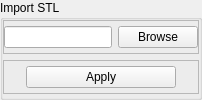
                <widget class="QGroupBox" name="groupBox_Import">
                 <property name="title">
                  <string>Import STL</string>
                 </property>
                 <layout class="QVBoxLayout" name="verticalLayout_30">
                  <property name="leftMargin">
                   <number>0</number>
                  </property>
                  <property name="topMargin">
                   <number>0</number>
                  </property>
                  <property name="rightMargin">
                   <number>0</number>
                  </property>
                  <property name="bottomMargin">
                   <number>3</number>
                  </property>
                  <item>
                   <widget class="QFrame" name="frame_24">
                    <property name="frameShape">
                     <enum>QFrame::StyledPanel</enum>
                    </property>
                    <property name="frameShadow">
                     <enum>QFrame::Raised</enum>
                    </property>
                    <layout class="QHBoxLayout" name="horizontalLayout_8">
                     <property name="margin">
                      <number>0</number>
                     </property>
                     <item>
                      <widget class="QLineEdit" name="txt_GeometrySurfaceFileStl">
                       <property name="readOnly">
                        <bool>true</bool>
                       </property>
                      </widget>
                     </item>
                     <item>
                      <widget class="QPushButton" name="btn_Browse">
                       <property name="text">
                        <string>Browse</string>
                       </property>
                      </widget>
                     </item>
                    </layout>
                   </widget>
                  </item>
                  <item>
                   <widget class="QFrame" name="frame_35">
                    <property name="frameShape">
                     <enum>QFrame::StyledPanel</enum>
                    </property>
                    <property name="frameShadow">
                     <enum>QFrame::Raised</enum>
                    </property>
                    <layout class="QHBoxLayout" name="horizontalLayout_2">
                     <property name="margin">
                      <number>0</number>
                     </property>
                     <item>
                      <widget class="QPushButton" name="btn_Import">
                       <property name="maximumSize">
                        <size>
                         <width>150</width>
                         <height>16777215</height>
                        </size>
                       </property>
                       <property name="text">
                        <string>Apply</string>
                       </property>
                      </widget>
                     </item>
                    </layout>
                   </widget>
                  </item>
                 </layout>
                </widget>
